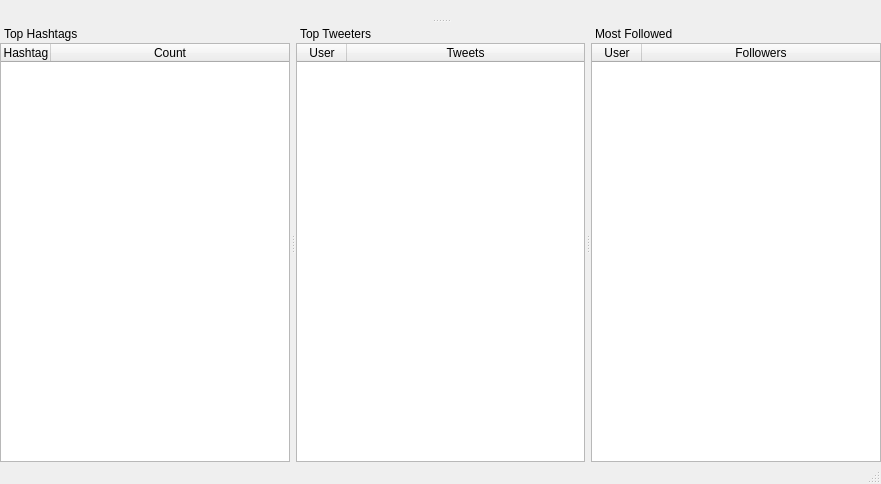
<?xml version="1.0" encoding="UTF-8"?>
<ui version="4.0">
 <class>MainWindow</class>
 <widget class="QMainWindow" name="MainWindow">
  <property name="geometry">
   <rect>
    <x>0</x>
    <y>0</y>
    <width>881</width>
    <height>484</height>
   </rect>
  </property>
  <property name="windowTitle">
   <string>AnalyTwics</string>
  </property>
  <widget class="QWidget" name="centralwidget">
   <property name="sizePolicy">
    <sizepolicy hsizetype="Preferred" vsizetype="Fixed">
     <horstretch>0</horstretch>
     <verstretch>0</verstretch>
    </sizepolicy>
   </property>
   <layout class="QHBoxLayout" name="horizontalLayout"/>
  </widget>
  <widget class="QMenuBar" name="menubar">
   <property name="geometry">
    <rect>
     <x>0</x>
     <y>0</y>
     <width>881</width>
     <height>22</height>
    </rect>
   </property>
  </widget>
  <widget class="QStatusBar" name="statusbar"/>
  <widget class="QDockWidget" name="dockWidget">
   <property name="sizePolicy">
    <sizepolicy hsizetype="Preferred" vsizetype="MinimumExpanding">
     <horstretch>0</horstretch>
     <verstretch>0</verstretch>
    </sizepolicy>
   </property>
   <property name="features">
    <set>QDockWidget::DockWidgetMovable</set>
   </property>
   <property name="allowedAreas">
    <set>Qt::BottomDockWidgetArea</set>
   </property>
   <property name="windowTitle">
    <string>Top Hashtags</string>
   </property>
   <attribute name="dockWidgetArea">
    <number>8</number>
   </attribute>
   <widget class="QWidget" name="dockWidgetContents">
    <layout class="QVBoxLayout" name="verticalLayout_2">
     <property name="leftMargin">
      <number>0</number>
     </property>
     <property name="topMargin">
      <number>0</number>
     </property>
     <property name="rightMargin">
      <number>0</number>
     </property>
     <property name="bottomMargin">
      <number>0</number>
     </property>
     <item>
      <widget class="QTableWidget" name="top_hashtags_table">
       <property name="sizePolicy">
        <sizepolicy hsizetype="Expanding" vsizetype="MinimumExpanding">
         <horstretch>0</horstretch>
         <verstretch>0</verstretch>
        </sizepolicy>
       </property>
       <property name="selectionMode">
        <enum>QAbstractItemView::SingleSelection</enum>
       </property>
       <property name="selectionBehavior">
        <enum>QAbstractItemView::SelectRows</enum>
       </property>
       <property name="sortingEnabled">
        <bool>true</bool>
       </property>
       <attribute name="horizontalHeaderDefaultSectionSize">
        <number>50</number>
       </attribute>
       <attribute name="horizontalHeaderStretchLastSection">
        <bool>true</bool>
       </attribute>
       <attribute name="verticalHeaderVisible">
        <bool>false</bool>
       </attribute>
       <column>
        <property name="text">
         <string>Hashtag</string>
        </property>
       </column>
       <column>
        <property name="text">
         <string>Count</string>
        </property>
       </column>
      </widget>
     </item>
    </layout>
   </widget>
  </widget>
  <widget class="QDockWidget" name="dockWidget_2">
   <property name="sizePolicy">
    <sizepolicy hsizetype="Preferred" vsizetype="MinimumExpanding">
     <horstretch>0</horstretch>
     <verstretch>0</verstretch>
    </sizepolicy>
   </property>
   <property name="features">
    <set>QDockWidget::DockWidgetMovable</set>
   </property>
   <property name="allowedAreas">
    <set>Qt::BottomDockWidgetArea</set>
   </property>
   <property name="windowTitle">
    <string>Top Tweeters</string>
   </property>
   <attribute name="dockWidgetArea">
    <number>8</number>
   </attribute>
   <widget class="QWidget" name="dockWidgetContents_2">
    <layout class="QVBoxLayout" name="verticalLayout_3">
     <property name="leftMargin">
      <number>0</number>
     </property>
     <property name="topMargin">
      <number>0</number>
     </property>
     <property name="rightMargin">
      <number>0</number>
     </property>
     <property name="bottomMargin">
      <number>0</number>
     </property>
     <item>
      <widget class="QTableWidget" name="top_tweeters_table">
       <property name="sizePolicy">
        <sizepolicy hsizetype="Expanding" vsizetype="MinimumExpanding">
         <horstretch>0</horstretch>
         <verstretch>0</verstretch>
        </sizepolicy>
       </property>
       <property name="selectionMode">
        <enum>QAbstractItemView::SingleSelection</enum>
       </property>
       <property name="selectionBehavior">
        <enum>QAbstractItemView::SelectRows</enum>
       </property>
       <property name="sortingEnabled">
        <bool>true</bool>
       </property>
       <property name="columnCount">
        <number>2</number>
       </property>
       <attribute name="horizontalHeaderDefaultSectionSize">
        <number>50</number>
       </attribute>
       <attribute name="horizontalHeaderShowSortIndicator" stdset="0">
        <bool>true</bool>
       </attribute>
       <attribute name="horizontalHeaderStretchLastSection">
        <bool>true</bool>
       </attribute>
       <attribute name="verticalHeaderVisible">
        <bool>false</bool>
       </attribute>
       <column>
        <property name="text">
         <string>User</string>
        </property>
       </column>
       <column>
        <property name="text">
         <string>Tweets</string>
        </property>
       </column>
      </widget>
     </item>
    </layout>
   </widget>
  </widget>
  <widget class="QDockWidget" name="dockWidget_3">
   <property name="sizePolicy">
    <sizepolicy hsizetype="Preferred" vsizetype="MinimumExpanding">
     <horstretch>0</horstretch>
     <verstretch>0</verstretch>
    </sizepolicy>
   </property>
   <property name="features">
    <set>QDockWidget::DockWidgetMovable</set>
   </property>
   <property name="allowedAreas">
    <set>Qt::BottomDockWidgetArea</set>
   </property>
   <property name="windowTitle">
    <string>Most Followed</string>
   </property>
   <attribute name="dockWidgetArea">
    <number>8</number>
   </attribute>
   <widget class="QWidget" name="dockWidgetContents_3">
    <layout class="QVBoxLayout" name="verticalLayout">
     <property name="leftMargin">
      <number>0</number>
     </property>
     <property name="topMargin">
      <number>0</number>
     </property>
     <property name="rightMargin">
      <number>0</number>
     </property>
     <property name="bottomMargin">
      <number>0</number>
     </property>
     <item>
      <widget class="QTableWidget" name="most_followed_table">
       <property name="sizePolicy">
        <sizepolicy hsizetype="Expanding" vsizetype="MinimumExpanding">
         <horstretch>0</horstretch>
         <verstretch>0</verstretch>
        </sizepolicy>
       </property>
       <property name="selectionMode">
        <enum>QAbstractItemView::SingleSelection</enum>
       </property>
       <property name="selectionBehavior">
        <enum>QAbstractItemView::SelectRows</enum>
       </property>
       <property name="sortingEnabled">
        <bool>true</bool>
       </property>
       <attribute name="horizontalHeaderDefaultSectionSize">
        <number>50</number>
       </attribute>
       <attribute name="horizontalHeaderShowSortIndicator" stdset="0">
        <bool>true</bool>
       </attribute>
       <attribute name="horizontalHeaderStretchLastSection">
        <bool>true</bool>
       </attribute>
       <attribute name="verticalHeaderVisible">
        <bool>false</bool>
       </attribute>
       <column>
        <property name="text">
         <string>User</string>
        </property>
       </column>
       <column>
        <property name="text">
         <string>Followers</string>
        </property>
       </column>
      </widget>
     </item>
    </layout>
   </widget>
  </widget>
 </widget>
 <resources/>
 <connections/>
</ui>
